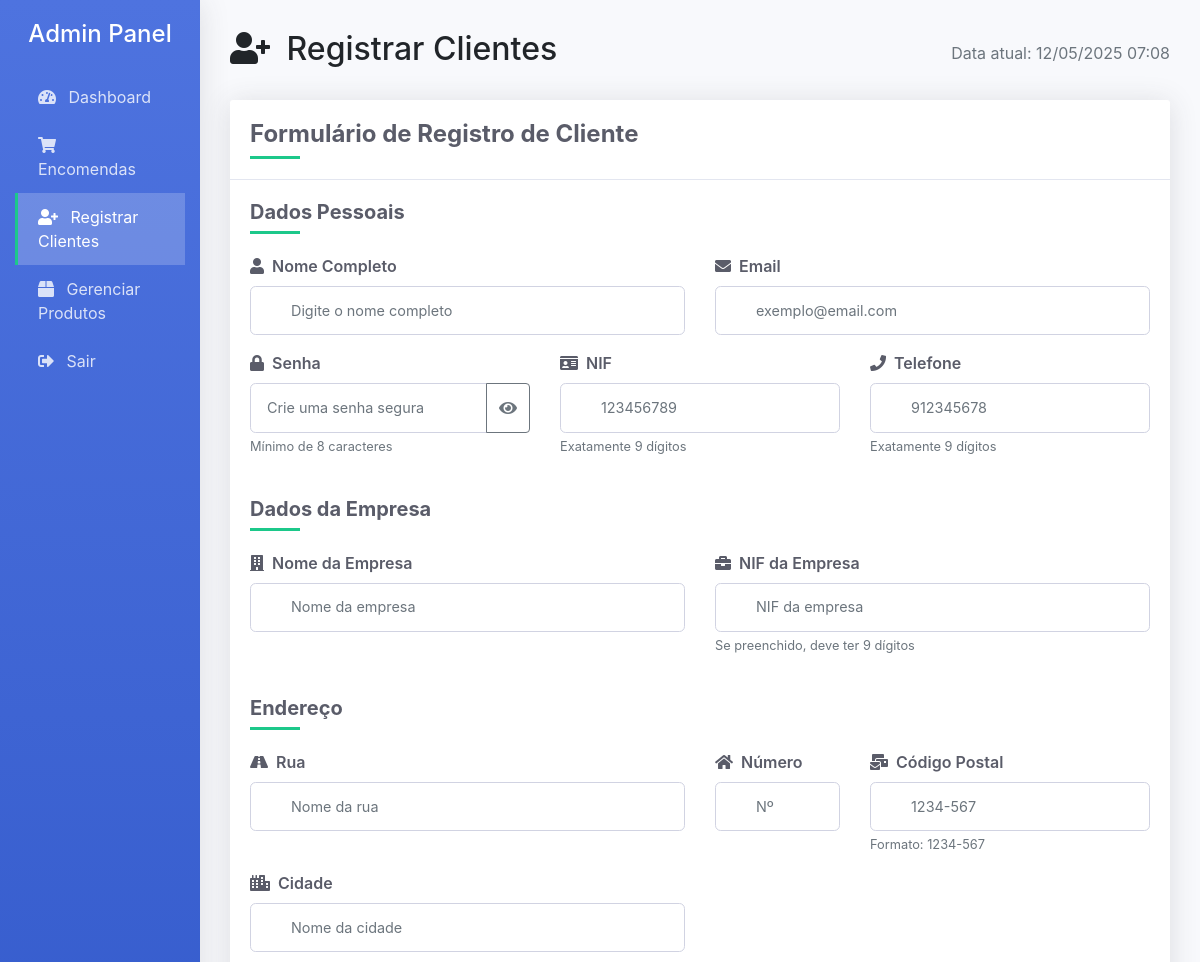
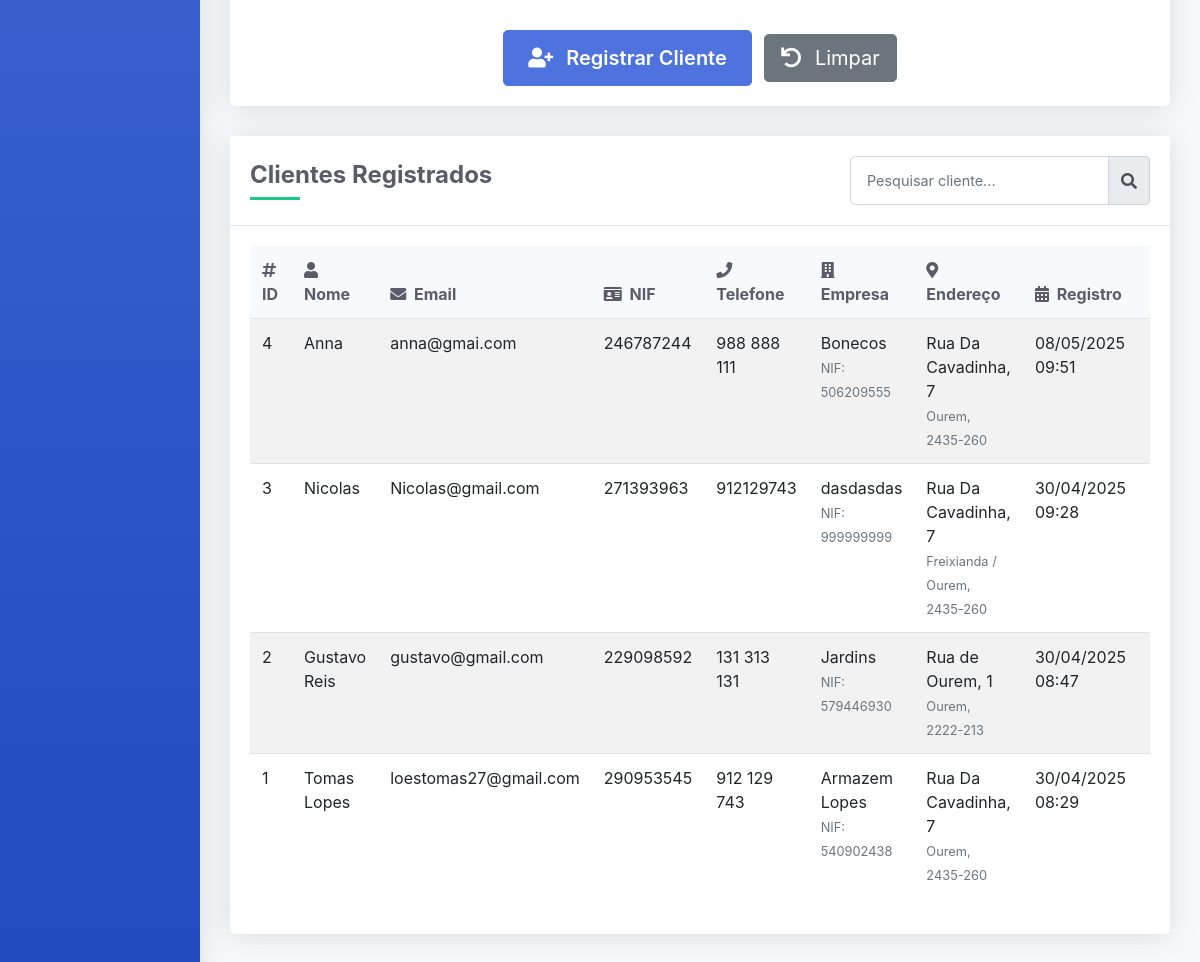
Screenshot of /admin/registrar.php (signed in) with the database file from the repository (2 pictures, top to bottom).
### tables this page shows
CREATE TABLE IF NOT EXISTS `enderecos` (
  `id` int(11) NOT NULL AUTO_INCREMENT,
  `usuario_id` int(11) NOT NULL,
  `rua` varchar(255) NOT NULL,
  `numero` varchar(20) NOT NULL,
  `cidade` varchar(100) NOT NULL,
  `codigo_postal` varchar(20) NOT NULL,
  PRIMARY KEY (`id`),
  KEY `usuario_id` (`usuario_id`),
  CONSTRAINT `enderecos_ibfk_1` FOREIGN KEY (`usuario_id`) REFERENCES `usuarios` (`id`)
);

CREATE TABLE IF NOT EXISTS `usuarios` (
  `id` int(11) NOT NULL AUTO_INCREMENT,
  `nome` varchar(100) NOT NULL,
  `email` varchar(100) NOT NULL,
  `senha` varchar(255) NOT NULL,
  `nif` varchar(20) NOT NULL,
  `nome_da_empresa` varchar(100) DEFAULT NULL,
  `nif_da_empresa` varchar(20) DEFAULT NULL,
  `data_registro` timestamp NOT NULL DEFAULT current_timestamp(),
  `telefone` varchar(20) DEFAULT NULL,
  PRIMARY KEY (`id`),
  UNIQUE KEY `email` (`email`)
);

### admin/registrar.php (the view, shortened to what the rows shown need)
<?php
require_once 'config.php';
$usuarios = [];
$query = "SELECT u.*, e.rua, e.numero, e.cidade, e.codigo_postal
          FROM usuarios u
          LEFT JOIN enderecos e ON u.id = e.usuario_id
          ORDER BY u.data_registro DESC";
$result = $conn->query($query);
if ($result) {
    while ($row = $result->fetch_assoc()) {
        $usuarios[] = $row;
    }
}
?>
<!DOCTYPE html>
<html lang="pt">
<head>
    <link rel="stylesheet" href="https://stackpath.bootstrapcdn.com/bootstrap/4.5.2/css/bootstrap.min.css">
    <link rel="stylesheet" href="https://cdnjs.cloudflare.com/ajax/libs/font-awesome/5.15.1/css/all.min.css">
</head>
<body>
    <div class="container-fluid">
        <div class="row">
            <div class="col-md-10 content">
                <div class="d-flex justify-content-between align-items-center mb-4">
                    <h2><i class="fas fa-user-plus mr-2"></i> Registrar Clientes</h2>
                </div>
                <div class="card mt-4">
                    <div class="card-body">
                        <div class="table-responsive">
                            <table class="table table-striped table-hover" id="tabelaClientes">
                                <thead>
                                    <tr>
                                        <th><i class="fas fa-hashtag mr-1"></i> ID</th>
                                        <th><i class="fas fa-user mr-1"></i> Nome</th>
                                        <th><i class="fas fa-envelope mr-1"></i> Email</th>
                                        <th><i class="fas fa-id-card mr-1"></i> NIF</th>
                                        <th><i class="fas fa-phone mr-1"></i> Telefone</th>
                                        <th><i class="fas fa-building mr-1"></i> Empresa</th>
                                        <th><i class="fas fa-map-marker-alt mr-1"></i> Endereço</th>
                                        <th><i class="fas fa-calendar-alt mr-1"></i> Registro</th>
                                        <th><i class="fas fa-cogs mr-1"></i> Ações</th>
                                    </tr>
                                </thead>
                                <tbody>
                                    <?php if (count($usuarios) > 0): ?>
                                        <?php foreach ($usuarios as $usuario): ?>
                                        <tr class="user-card">
                                            <td><?php echo $usuario['id']; ?></td>
                                            <td><?php echo htmlspecialchars($usuario['nome']); ?></td>
                                            <td><?php echo htmlspecialchars($usuario['email']); ?></td>
                                            <td><?php echo htmlspecialchars($usuario['nif']); ?></td>
                                            <td><?php echo htmlspecialchars($usuario['telefone'] ?? '-'); ?></td>
                                            <td>
                                                <?php
                                                if (!empty($usuario['nome_da_empresa'])) {
                                                    echo htmlspecialchars($usuario['nome_da_empresa']) . '<br>';
                                                    echo '<small class="text-muted">NIF: ' . htmlspecialchars($usuario['nif_da_empresa']) . '</small>';
                                                } else {
                                                    echo '-';
                                                }
                                                ?>
                                            </td>
                                            <td>
                                                <?php
                                                if (!empty($usuario['rua'])) {
                                                    echo htmlspecialchars($usuario['rua']) . ', ' . htmlspecialchars($usuario['numero']) . '<br>';
                                                    echo '<small class="text-muted">' . htmlspecialchars($usuario['cidade']) . ', ' . htmlspecialchars($usuario['codigo_postal']) . '</small>';
                                                } else {
                                                    echo '-';
                                                }
                                                ?>
                                            </td>
                                            <td><?php echo date('d/m/Y H:i', strtotime($usuario['data_registro'])); ?></td>
                                            <td>
                                            </td>
                                        </tr>
                                        <?php endforeach; ?>
                                    <?php else: ?>
                                        <tr>
                                            <td colspan="9" class="text-center">Nenhum cliente registrado</td>
                                        </tr>
                                    <?php endif; ?>
                                </tbody>
                            </table>
                        </div>
                    </div>
                </div>
            </div>
        </div>
    </div>
</body>
</html>

### rows the page displays
enderecos: usuario "4", usuario.nome "Anna", usuario.email "anna@gmai.com", usuario.nif "246787244", usuario.telefone "988 888 111", usuario.nome_da_empresa "Bonecos", usuario.nif_da_empresa "506209555", rua "Rua Da Cavadinha", numero "7", cidade "Ourem", codigo_postal "2435-260", usuario.data_registro "08/05/2025 09:51"
enderecos: usuario "3", usuario.nome "Nicolas", usuario.email "Nicolas@gmail.com", usuario.nif "271393963", usuario.telefone "912129743", usuario.nome_da_empresa "dasdasdas", usuario.nif_da_empresa "999999999", rua "Rua Da Cavadinha", numero "7", cidade "Freixianda / Ourem", codigo_postal "2435-260", usuario.data_registro "30/04/2025 09:28"
enderecos: usuario "2", usuario.nome "Gustavo Reis", usuario.email "gustavo@gmail.com", usuario.nif "229098592", usuario.telefone "131 313 131", usuario.nome_da_empresa "Jardins", usuario.nif_da_empresa "579446930", rua "Rua de Ourem", numero "1", cidade "Ourem", codigo_postal "2222-213", usuario.data_registro "30/04/2025 08:47"
enderecos: usuario "1", usuario.nome "Tomas Lopes", usuario.email "loestomas27@gmail.com", usuario.nif "290953545", usuario.telefone "912 129 743", usuario.nome_da_empresa "Armazem Lopes", usuario.nif_da_empresa "540902438", rua "Rua Da Cavadinha", numero "7", cidade "Ourem", codigo_postal "2435-260", usuario.data_registro "30/04/2025 08:29"
